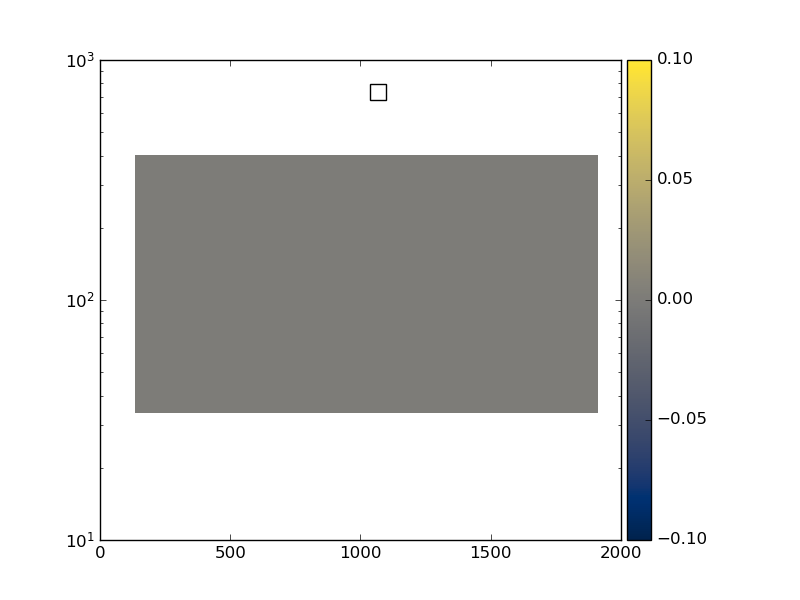

Reproduce this figure in Python.
#! /usr/bin/env python

# This Python script was auto-generated using YODA v2.0.1.
# Analysis object: /WbWb_dilepton/mT_bb4l_pT_lep1
# Timestamp: 27-02-2025 (11:02:16)

import matplotlib as mpl
import matplotlib.pyplot as plt
mpl.use('Agg') # comment out for interactive use
import os
import numpy as np

plotDir = os.path.split(os.path.realpath(__file__))[0]
if 'YODA_USER_PLOT_PATH' in globals():
    plot_outdir = globals()['YODA_USER_PLOT_PATH']
else:
    plot_outdir = plotDir

#plot style
plt.style.use(os.path.join(plotDir, '../default.mplstyle'))

plt.rcParams['text.usetex'] = False
plt.style.use(['classic'])
plt.rc('font', family='DejaVu Sans')
# plot metadata
figW, figH = plt.rcParams['figure.figsize']
ax_xLabel = r''
ax_yLabel = r''
ax_zLabel = r''
ax_title  = r''
ax_xScale = 'linear'
ax_yScale = 'log'
ax_zScale = 'linear'
yLims = (10, 100)

# TeX-friendly labels for the legend
labels = [ r"S3beta\_Cluster\_WbWb\_dilepton\_170", r"S3beta\_Cluster\_WbWb\_dilepton\_160", r"S3beta\_Cluster\_WbWb\_dilepton\_165", r"S3beta\_Cluster\_WbWb\_dilepton\_175", r"S3beta\_Cluster\_WbWb\_dilepton\_180" ]

# Adjust canvas width and height
canvasW = 10
canvasH = 10
figW *= canvasW/10.
figH *= canvasH/9.

# Create figure and axis objects
fig, ax = plt.subplots(1, 1)

# Set figure margins
plt.subplots_adjust(
    left   = 1.0 * plt.rcParams['figure.subplot.left'],
    right  = 1.0 * plt.rcParams['figure.subplot.right'],
    top    = 1.0 * plt.rcParams['figure.subplot.top'],
    bottom = 1.0 * plt.rcParams['figure.subplot.bottom'])

ax.yaxis.set_minor_locator(mpl.ticker.LogLocator(
base=10.0, subs=[i for i in np.arange(0, 1, 0.1)], numticks=np.inf))

# Color map: curve index -> color
colors = {0: '#EE3311', 1: '#3366FF', 2: '#109618', 3: '#FF9900', 4: '#990099'}


# the numerical data is stored in a separate file
dataf = dict()
exec(open(os.path.split(__file__)[0] + '/mT_bb4l_pT_lep1__data.py').read(), dataf)

legend_handles = dict() # keep track of handles for the legend
# reference data in main panel
cmap = 'cividis'
xbin_cent = np.unique(dataf['xpoints'])
ybin_cent = np.unique(dataf['ypoints'])
X, Y = np.meshgrid(xbin_cent, ybin_cent)
Z = np.array(dataf['zpoints']).reshape(X.shape[::-1])
pc = ax.pcolormesh(X, Y, Z.T, cmap=cmap, shading='auto')
cbar = fig.colorbar(pc, orientation='vertical', ax=ax, pad=0.01)
cbar.set_label(ax_zLabel)
# style options for curves
# starts at zorder>=5 to draw curve on top of legend

legend_pos = (0.5, 0.97)
ax.legend(legend_handles, labels, loc='upper left', bbox_to_anchor=legend_pos)

ax.set_xlabel(ax_xLabel)
ax.set_ylabel(ax_yLabel, loc='top')
ax.set_title(ax_title, loc='left')
ax.set_xscale(ax_xScale)
ax.set_yscale(ax_yScale)

# tick formatting
plt.rcParams['xtick.top'] = True
plt.rcParams['ytick.right'] = True
plt.savefig(os.path.join(plot_outdir, 'mT_bb4l_pT_lep1.pdf'), format='PDF')
plt.savefig(os.path.join(plot_outdir, 'mT_bb4l_pT_lep1.png'), format='PNG')

plt.close(fig)
